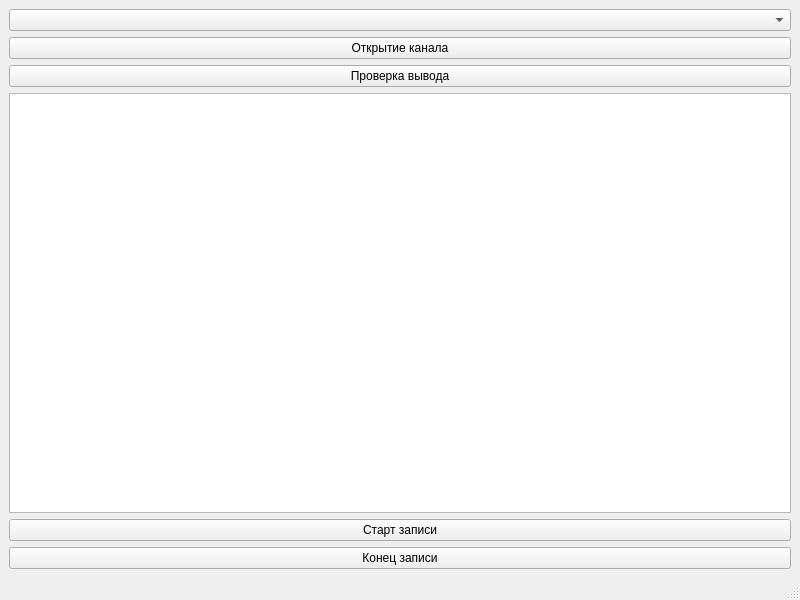
<?xml version="1.0" encoding="UTF-8"?>
<ui version="4.0">
 <class>MainWindow</class>
 <widget class="QMainWindow" name="MainWindow">
  <property name="geometry">
   <rect>
    <x>0</x>
    <y>0</y>
    <width>800</width>
    <height>600</height>
   </rect>
  </property>
  <property name="windowTitle">
   <string>MainWindow</string>
  </property>
  <widget class="QWidget" name="centralwidget">
   <layout class="QVBoxLayout" name="verticalLayout">
    <item>
     <widget class="QComboBox" name="comL"/>
    </item>
    <item>
     <widget class="QPushButton" name="OpenB">
      <property name="text">
       <string>Открытие канала</string>
      </property>
     </widget>
    </item>
    <item>
     <widget class="QPushButton" name="CheckB">
      <property name="text">
       <string>Проверка вывода</string>
      </property>
     </widget>
    </item>
    <item>
     <widget class="QTextEdit" name="textEdit"/>
    </item>
    <item>
     <widget class="QPushButton" name="startb">
      <property name="text">
       <string>Старт записи</string>
      </property>
     </widget>
    </item>
    <item>
     <widget class="QPushButton" name="endb">
      <property name="text">
       <string>Конец записи</string>
      </property>
     </widget>
    </item>
   </layout>
  </widget>
  <widget class="QStatusBar" name="statusbar"/>
 </widget>
 <resources/>
 <connections/>
</ui>
